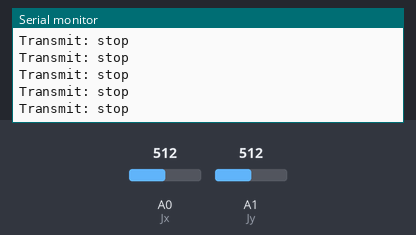
Simulated run of this sketch. Board: Arduino Uno, built with avr-gcc and run on an emulated ATmega328P. Shown: the last lines printed to the serial monitor. The inputs (shaded band) are chosen by the test bench; at power-on: A0 (Jx) = 512, A1 (Jy) = 512. No radio packets arrive unless stated.

Above: at 1.2 s.
1.3 s: A0 (Jx) set to 810
At 1.4 s:
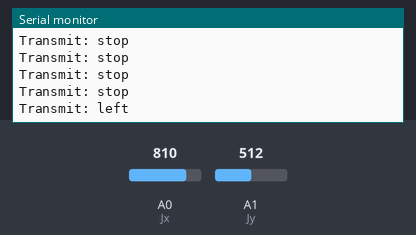
3.3 s: A0 (Jx) set to 190
At 3.41 s:
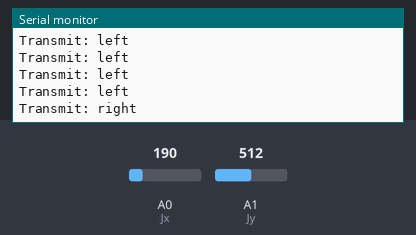

Measured:
- after the input at 1.3 s, the serial monitor: prints a new line after 0.10 s (image 1)
- after the input at 3.3 s, the serial monitor: prints a new line after 0.11 s (image 2)

The sketch:

transmitter.ino
```cpp
// using libraries to communicate via the RF module --- *The SPI library is not used but is required by RH_ASK for compiling
#include <RH_ASK.h>
#include <SPI.h>

// defining the input pins from which joytcick is connected
#define Jx A0
#define Jy A1

// defining variables to store values from the joystick module
int readX, readY;

// a pointer type character variable which will point towards the characters to be sent via RF transmitter
char *msg;

// making an object of RH_ASK class to use RF
RH_ASK driver;

void setup()
{
  // defining the input pins from joystick module as input for arduino
  pinMode(Jx, INPUT);
  pinMode(Jy, INPUT);

  // initiatating the driver object/ starting the communication
  driver.init();

  // initializing serial communication at baud rate of 9600 bits per second
  Serial.begin(9600);

  // reading values from joytick when the arduino is powered on
  readJoystick();
}

void loop()
{
  // specifying different actions based on different values from the joystick

  // when the joystick is in upwards direction the message sent is "forward"
  while (readY > 800)
  {
    msg = "forward";
    transmit(msg);
    printTest(msg);
    readJoystick();
  }

  // when the joystick is in downwards direction the message sent is "backward"
  while (readY < 200) {
    msg = "backward";
    transmit(msg);
    printTest(msg);
    readJoystick();
  }

  // when the joystick is in left direction the message sent is "left"
  while (readX > 800) {
    msg = "left";
    transmit(msg);
    printTest(msg);
    readJoystick();
  }

  // when the joystick is in right direction the message sent is "right"
  while (readX < 200) {
    msg = "right";
    transmit(msg);
    printTest(msg);
    readJoystick();
  }

  // when the joystick is in the moddle or it is just a little bit tilted in any direction the message sent is "stop"
  while (readX > 200 && readX < 800 && readY > 200 && readY < 800) {
    msg = "stop";
    transmit(msg);
    printTest(msg);
    readJoystick();
  }
}

// a function to transmit the array of characters sent in the parameter and then wait until the message is sent completely
void transmit(char *msg) {
  driver.send((uint8_t *)msg, strlen(msg));
  driver.waitPacketSent();
}

// a function to read x and y values from the joystick module and storing those in global variables readX and readY respectively
void readJoystick()
{
  readX = analogRead(Jx);
  readY = analogRead(Jy);
}

// a function to print the message sent on the serial monitor (for testing)
void printTest(char* msg)
{
  Serial.print("Transmit: ");
  Serial.println(msg);
}
```
